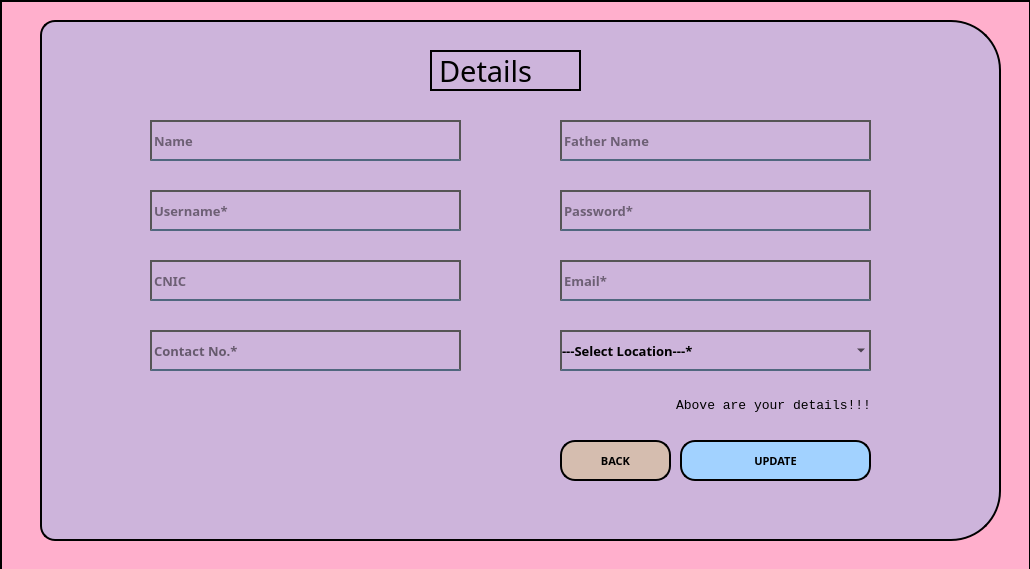
<?xml version="1.0" encoding="UTF-8"?>
<ui version="4.0">
 <class>MainWindow</class>
 <widget class="QMainWindow" name="MainWindow">
  <property name="geometry">
   <rect>
    <x>0</x>
    <y>0</y>
    <width>1030</width>
    <height>569</height>
   </rect>
  </property>
  <property name="windowTitle">
   <string>MainWindow</string>
  </property>
  <widget class="QWidget" name="centralwidget">
   <widget class="QWidget" name="widget" native="true">
    <property name="geometry">
     <rect>
      <x>0</x>
      <y>0</y>
      <width>1031</width>
      <height>571</height>
     </rect>
    </property>
    <property name="styleSheet">
     <string notr="true">background-color: #ffafcc;
border-color: rgb(0, 0, 0);
border: 2px solid black;</string>
    </property>
    <widget class="QLabel" name="label_2">
     <property name="geometry">
      <rect>
       <x>40</x>
       <y>20</y>
       <width>961</width>
       <height>521</height>
      </rect>
     </property>
     <property name="styleSheet">
      <string notr="true">border-top-right-radius:50px;
border-bottom-right-radius:50px;
border-top-left-radius:15px;
border-bottom-left-radius:15px;
background-color: #cdb4db;
 

   

</string>
     </property>
     <property name="text">
      <string/>
     </property>
    </widget>
    <widget class="QLabel" name="label_3">
     <property name="geometry">
      <rect>
       <x>430</x>
       <y>50</y>
       <width>151</width>
       <height>41</height>
      </rect>
     </property>
     <property name="font">
      <font>
       <family>Bauhaus 93</family>
       <pointsize>22</pointsize>
       <weight>50</weight>
       <bold>false</bold>
       <kerning>true</kerning>
      </font>
     </property>
     <property name="styleSheet">
      <string notr="true">background-color: #cdb4db;</string>
     </property>
     <property name="text">
      <string>Details</string>
     </property>
    </widget>
    <widget class="QLineEdit" name="txtContact">
     <property name="geometry">
      <rect>
       <x>150</x>
       <y>330</y>
       <width>311</width>
       <height>41</height>
      </rect>
     </property>
     <property name="font">
      <font>
       <family>Century Gothic</family>
       <pointsize>10</pointsize>
       <weight>75</weight>
       <bold>true</bold>
      </font>
     </property>
     <property name="autoFillBackground">
      <bool>false</bool>
     </property>
     <property name="styleSheet">
      <string notr="true">background-color:rgba(0,0,0,0);
border: 2px solid #555555;
border-bottom:2px solid rgba(46,82,101,200);
color:r#555555;
padding-bottom:0px;	</string>
     </property>
     <property name="alignment">
      <set>Qt::AlignLeading|Qt::AlignLeft|Qt::AlignVCenter</set>
     </property>
     <property name="placeholderText">
      <string>Contact No.*</string>
     </property>
    </widget>
    <widget class="QLineEdit" name="txtPassword">
     <property name="geometry">
      <rect>
       <x>560</x>
       <y>190</y>
       <width>311</width>
       <height>41</height>
      </rect>
     </property>
     <property name="font">
      <font>
       <family>Century Gothic</family>
       <pointsize>10</pointsize>
       <weight>75</weight>
       <bold>true</bold>
      </font>
     </property>
     <property name="styleSheet">
      <string notr="true">border: 2px solid #555555;
background-color:rgba(0,0,0,0);
border-bottom:2px solid rgba(46,82,101,200);
color:rgba(0,0,0,240);
padding-bottom:0px;	</string>
     </property>
     <property name="echoMode">
      <enum>QLineEdit::Normal</enum>
     </property>
     <property name="placeholderText">
      <string>Password*</string>
     </property>
    </widget>
    <widget class="QPushButton" name="btnUpdate">
     <property name="geometry">
      <rect>
       <x>680</x>
       <y>440</y>
       <width>191</width>
       <height>41</height>
      </rect>
     </property>
     <property name="font">
      <font>
       <family>Century Gothic</family>
       <pointsize>8</pointsize>
       <weight>75</weight>
       <bold>true</bold>
       <underline>false</underline>
      </font>
     </property>
     <property name="styleSheet">
      <string notr="true">QPushButton {
	background-color: #a2d2ff;
    border-radius: 15px;
    color: black;
    padding: 8px 16px;
}

QPushButton:hover {
	background-color: #bde0fe;
    text-decoration: underline;
}

QPushButton:pressed {
	background-color: #a2d2ff;
}</string>
     </property>
     <property name="text">
      <string>UPDATE</string>
     </property>
    </widget>
    <widget class="QPushButton" name="btnBack">
     <property name="geometry">
      <rect>
       <x>560</x>
       <y>440</y>
       <width>111</width>
       <height>41</height>
      </rect>
     </property>
     <property name="font">
      <font>
       <family>Century Gothic</family>
       <pointsize>8</pointsize>
       <weight>75</weight>
       <bold>true</bold>
       <underline>false</underline>
      </font>
     </property>
     <property name="styleSheet">
      <string notr="true">QPushButton {
	background-color: #d5bdaf;
    border-radius: 15px;
    color: black;
    padding: 8px 16px;
}

QPushButton:hover {
	background-color: #e3d5ca;
	text-decoration: underline;
}

QPushButton:pressed {
	background-color: #d5bdaf;
}
</string>
     </property>
     <property name="text">
      <string>BACK</string>
     </property>
    </widget>
    <widget class="QLineEdit" name="txtUsername">
     <property name="geometry">
      <rect>
       <x>150</x>
       <y>190</y>
       <width>311</width>
       <height>41</height>
      </rect>
     </property>
     <property name="font">
      <font>
       <family>Century Gothic</family>
       <pointsize>10</pointsize>
       <weight>75</weight>
       <bold>true</bold>
      </font>
     </property>
     <property name="styleSheet">
      <string notr="true">background-color:rgba(0,0,0,0);
border: 2px solid #555555;
border-bottom:2px solid rgba(46,82,101,200);
color:rgba(0,0,0,240);
padding-bottom:0px;	</string>
     </property>
     <property name="alignment">
      <set>Qt::AlignLeading|Qt::AlignLeft|Qt::AlignVCenter</set>
     </property>
     <property name="placeholderText">
      <string>Username*</string>
     </property>
    </widget>
    <widget class="QLineEdit" name="txtEmail">
     <property name="geometry">
      <rect>
       <x>560</x>
       <y>260</y>
       <width>311</width>
       <height>41</height>
      </rect>
     </property>
     <property name="font">
      <font>
       <family>Century Gothic</family>
       <pointsize>10</pointsize>
       <weight>75</weight>
       <bold>true</bold>
      </font>
     </property>
     <property name="styleSheet">
      <string notr="true">background-color:rgba(0,0,0,0);
border: 2px solid #555555;
border-bottom:2px solid rgba(46,82,101,200);
color:rgba(0,0,0,240);
padding-bottom:0px;	</string>
     </property>
     <property name="alignment">
      <set>Qt::AlignLeading|Qt::AlignLeft|Qt::AlignVCenter</set>
     </property>
     <property name="placeholderText">
      <string>Email*</string>
     </property>
    </widget>
    <widget class="QComboBox" name="comboLocation">
     <property name="geometry">
      <rect>
       <x>560</x>
       <y>330</y>
       <width>311</width>
       <height>41</height>
      </rect>
     </property>
     <property name="font">
      <font>
       <family>Century Gothic</family>
       <pointsize>10</pointsize>
       <weight>75</weight>
       <bold>true</bold>
      </font>
     </property>
     <property name="styleSheet">
      <string notr="true">background-color:rgba(0,0,0,0);
border: 2px solid #555555;
border-bottom:2px solid rgba(46,82,101,200);
color:r#555555;
padding-bottom:0px;	</string>
     </property>
     <property name="editable">
      <bool>false</bool>
     </property>
     <property name="currentText">
      <string>---Select Location---*</string>
     </property>
     <property name="currentIndex">
      <number>0</number>
     </property>
     <property name="placeholderText">
      <string notr="true"/>
     </property>
     <property name="duplicatesEnabled">
      <bool>false</bool>
     </property>
     <item>
      <property name="text">
       <string>---Select Location---*</string>
      </property>
     </item>
    </widget>
    <widget class="QLineEdit" name="txtFName">
     <property name="geometry">
      <rect>
       <x>560</x>
       <y>120</y>
       <width>311</width>
       <height>41</height>
      </rect>
     </property>
     <property name="font">
      <font>
       <family>Century Gothic</family>
       <pointsize>10</pointsize>
       <weight>75</weight>
       <bold>true</bold>
      </font>
     </property>
     <property name="styleSheet">
      <string notr="true">background-color:rgba(0,0,0,0);
border: 2px solid #555555;
border-bottom:2px solid rgba(46,82,101,200);
color:rgba(0,0,0,240);
padding-bottom:0px;	</string>
     </property>
     <property name="alignment">
      <set>Qt::AlignLeading|Qt::AlignLeft|Qt::AlignVCenter</set>
     </property>
     <property name="placeholderText">
      <string>Father Name</string>
     </property>
    </widget>
    <widget class="QLineEdit" name="txtCNIC">
     <property name="geometry">
      <rect>
       <x>150</x>
       <y>260</y>
       <width>311</width>
       <height>41</height>
      </rect>
     </property>
     <property name="font">
      <font>
       <family>Century Gothic</family>
       <pointsize>10</pointsize>
       <weight>75</weight>
       <bold>true</bold>
      </font>
     </property>
     <property name="styleSheet">
      <string notr="true">background-color:rgba(0,0,0,0);
border: 2px solid #555555;
border-bottom:2px solid rgba(46,82,101,200);
color:rgba(0,0,0,240);
padding-bottom:0px;	</string>
     </property>
     <property name="alignment">
      <set>Qt::AlignLeading|Qt::AlignLeft|Qt::AlignVCenter</set>
     </property>
     <property name="placeholderText">
      <string>CNIC</string>
     </property>
    </widget>
    <widget class="QLineEdit" name="txtName">
     <property name="geometry">
      <rect>
       <x>150</x>
       <y>120</y>
       <width>311</width>
       <height>41</height>
      </rect>
     </property>
     <property name="font">
      <font>
       <family>Century Gothic</family>
       <pointsize>10</pointsize>
       <weight>75</weight>
       <bold>true</bold>
      </font>
     </property>
     <property name="styleSheet">
      <string notr="true">background-color:rgba(0,0,0,0);
border: 2px solid #555555;
border-bottom:2px solid rgba(46,82,101,200);
color:rgba(0,0,0,240);
padding-bottom:0px;	</string>
     </property>
     <property name="alignment">
      <set>Qt::AlignLeading|Qt::AlignLeft|Qt::AlignVCenter</set>
     </property>
     <property name="placeholderText">
      <string>Name</string>
     </property>
    </widget>
    <widget class="QLabel" name="comments">
     <property name="geometry">
      <rect>
       <x>150</x>
       <y>390</y>
       <width>721</width>
       <height>31</height>
      </rect>
     </property>
     <property name="font">
      <font>
       <family>Courier New</family>
       <pointsize>10</pointsize>
       <kerning>false</kerning>
      </font>
     </property>
     <property name="styleSheet">
      <string notr="true">background-color: rgba(0, 0, 0, 0);
border: 0px;</string>
     </property>
     <property name="text">
      <string>Above are your details!!!</string>
     </property>
     <property name="alignment">
      <set>Qt::AlignRight|Qt::AlignTrailing|Qt::AlignVCenter</set>
     </property>
    </widget>
   </widget>
  </widget>
 </widget>
 <resources>
  <include location="../res.qrc"/>
 </resources>
 <connections/>
</ui>
